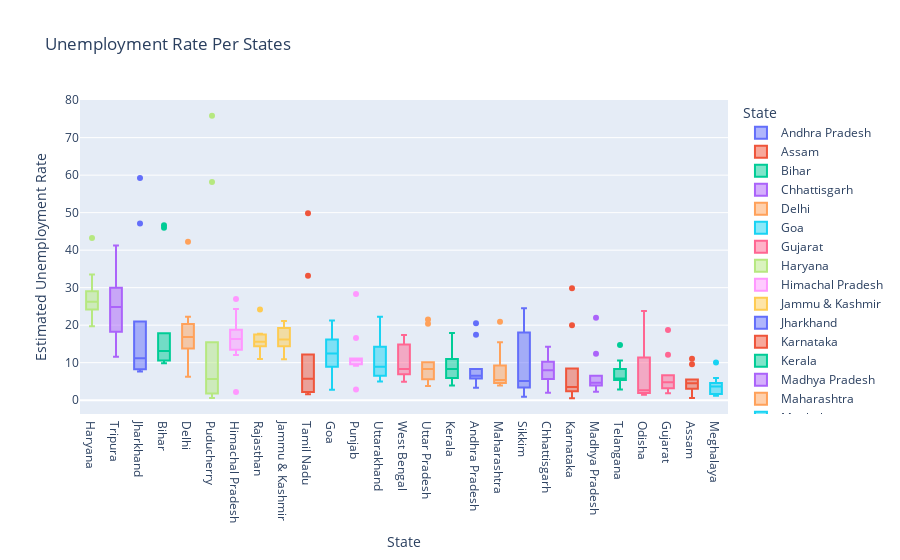

Here is the notebook cell this chart was saved with:
### Markdown cell above
# BoxPlot for Estimated unemployment by State

### Code cell
fig = px.box(df1, x='State', y='Estimated Unemployment Rate', color='State', title='Unemployment Rate Per States', template='plotly')
fig.update_layout(xaxis={'categoryorder': 'total descending'})
fig.show()

### Figure 1 — Plotly figure (JSON) as saved in the notebook; plotly's stock layout.template omitted (floating-point values rounded to 4 significant figures)
{"data": [{"alignmentgroup": "True", "hovertemplate": "State=%{x}<br>Estimated Unemployment Rate=%{y}<extra></extra>", "legendgroup": "Andhra Pradesh", "marker": {"color": "#636efa"}, "name": "Andhra Pradesh", "notched": false, "offsetgroup": "Andhra Pradesh", "orientation": "v", "showlegend": true, "type": "box", "x": ["Andhra Pradesh", "Andhra Pradesh", "Andhra Pradesh", "Andhra Pradesh", "Andhra Pradesh", "Andhra Pradesh", "Andhra Pradesh", "Andhra Pradesh", "Andhra Pradesh", "Andhra Pradesh"], "x0": " ", "xaxis": "x", "y": [5.48, 5.83, 5.79, 20.51, 17.43, 3.31, 8.34, 6.96, 6.4, 6.59], "y0": " ", "yaxis": "y"}, {"alignmentgroup": "True", "hovertemplate": "State=%{x}<br>Estimated Unemployment Rate=%{y}<extra></extra>", "legendgroup": "Assam", "marker": {"color": "#EF553B"}, "name": "Assam", "notched": false, "offsetgroup": "Assam", "orientation": "v", "showlegend": true, "type": "box", "x": ["Assam", "Assam", "Assam", "Assam", "Assam", "Assam", "Assam", "Assam", "Assam", "Assam"], "x0": " ", "xaxis": "x", "y": [4.66, 4.41, 4.77, 11.06, 9.55, 0.6, 3.77, 5.53, 1.19, 3.02], "y0": " ", "yaxis": "y"}, {"alignmentgroup": "True", "hovertemplate": "State=%{x}<br>Estimated Unemployment Rate=%{y}<extra></extra>", "legendgroup": "Bihar", "marker": {"color": "#00cc96"}, "name": "Bihar", "notched": false, "offsetgroup": "Bihar", "orientation": "v", "showlegend": true, "type": "box", "x": ["Bihar", "Bihar", "Bihar", "Bihar", "Bihar", "Bihar", "Bihar", "Bihar", "Bihar", "Bihar"], "x0": " ", "xaxis": "x", "y": [10.61, 10.29, 15.43, 46.64, 45.96, 17.82, 12.79, 13.44, 11.91, 9.82], "y0": " ", "yaxis": "y"}, {"alignmentgroup": "True", "hovertemplate": "State=%{x}<br>Estimated Unemployment Rate=%{y}<extra></extra>", "legendgroup": "Chhattisgarh", "marker": {"color": "#ab63fa"}, "name": "Chhattisgarh", "notched": false, "offsetgroup": "Chhattisgarh", "orientation": "v", "showlegend": true, "type": "box", "x": ["Chhattisgarh", "Chhattisgarh", "Chhattisgarh", "Chhattisgarh", "Chhattisgarh", "Chhattisgarh", "Chhattisgarh", "Chhattisgarh", "Chhattisgarh", "Chhattisgarh"], "x0": " ", "xaxis": "x", "y": [9.65, 8.38, 7.54, 3.41, 10.5, 14.23, 10.27, 5.63, 1.96, 6.62], "y0": " ", "yaxis": "y"}, {"alignmentgroup": "True", "hovertemplate": "State=%{x}<br>Estimated Unemployment Rate=%{y}<extra></extra>", "legendgroup": "Delhi", "marker": {"color": "#FFA15A"}, "name": "Delhi", "notched": false, "offsetgroup": "Delhi", "orientation": "v", "showlegend": true, "type": "box", "x": ["Delhi", "Delhi", "Delhi", "Delhi", "Delhi", "Delhi", "Delhi", "Delhi", "Delhi", "Delhi"], "x0": " ", "xaxis": "x", "y": [22.23, 14.84, 17.04, 16.68, 42.27, 18.19, 20.3, 13.79, 12.53, 6.27], "y0": " ", "yaxis": "y"}, {"alignmentgroup": "True", "hovertemplate": "State=%{x}<br>Estimated Unemployment Rate=%{y}<extra></extra>", "legendgroup": "Goa", "marker": {"color": "#19d3f3"}, "name": "Goa", "notched": false, "offsetgroup": "Goa", "orientation": "v", "showlegend": true, "type": "box", "x": ["Goa", "Goa", "Goa", "Goa", "Goa", "Goa", "Goa", "Goa", "Goa", "Goa"], "x0": " ", "xaxis": "x", "y": [8.89, 2.81, 5.25, 13.31, 21.25, 9.96, 17.07, 16.21, 15.38, 11.54], "y0": " ", "yaxis": "y"}, {"alignmentgroup": "True", "hovertemplate": "State=%{x}<br>Estimated Unemployment Rate=%{y}<extra></extra>", "legendgroup": "Gujarat", "marker": {"color": "#FF6692"}, "name": "Gujarat", "notched": false, "offsetgroup": "Gujarat", "orientation": "v", "showlegend": true, "type": "box", "x": ["Gujarat", "Gujarat", "Gujarat", "Gujarat", "Gujarat", "Gujarat", "Gujarat", "Gujarat", "Gujarat", "Gujarat"], "x0": " ", "xaxis": "x", "y": [5.54, 6.38, 6.66, 18.71, 12.11, 3.2, 1.84, 1.87, 3.42, 4.03], "y0": " ", "yaxis": "y"}, {"alignmentgroup": "True", "hovertemplate": "State=%{x}<br>Estimated Unemployment Rate=%{y}<extra></extra>", "legendgroup": "Haryana", "marker": {"color": "#B6E880"}, "name": "Haryana", "notched": false, "offsetgroup": "Haryana", "orientation": "v", "showlegend": true, "type": "box", "x": ["Haryana", "Haryana", "Haryana", "Haryana", "Haryana", "Haryana", "Haryana", "Haryana", "Haryana", "Haryana"], "x0": " ", "xaxis": "x", "y": [20.34, 25.77, 25.05, 43.22, 29.02, 26.7, 24.18, 33.5, 19.68, 27.31], "y0": " ", "yaxis": "y"}, {"alignmentgroup": "True", "hovertemplate": "State=%{x}<br>Estimated Unemployment Rate=%{y}<extra></extra>", "legendgroup": "Himachal Pradesh", "marker": {"color": "#FF97FF"}, "name": "Himachal Pradesh", "notched": false, "offsetgroup": "Himachal Pradesh", "orientation": "v", "showlegend": true, "type": "box", "x": ["Himachal Pradesh", "Himachal Pradesh", "Himachal Pradesh", "Himachal Pradesh", "Himachal Pradesh", "Himachal Pradesh", "Himachal Pradesh", "Himachal Pradesh", "Himachal Pradesh", "Himachal Pradesh"], "x0": " ", "xaxis": "x", "y": [16.83, 16.84, 18.76, 2.2, 26.95, 13.47, 24.31, 15.79, 12.04, 13.46], "y0": " ", "yaxis": "y"}, {"alignmentgroup": "True", "hovertemplate": "State=%{x}<br>Estimated Unemployment Rate=%{y}<extra></extra>", "legendgroup": "Jammu & Kashmir", "marker": {"color": "#FECB52"}, "name": "Jammu & Kashmir", "notched": false, "offsetgroup": "Jammu & Kashmir", "orientation": "v", "showlegend": true, "type": "box", "x": ["Jammu & Kashmir", "Jammu & Kashmir", "Jammu & Kashmir", "Jammu & Kashmir", "Jammu & Kashmir", "Jammu & Kashmir", "Jammu & Kashmir", "Jammu & Kashmir", "Jammu & Kashmir"], "x0": " ", "xaxis": "x", "y": [21.08, 20.78, 15.5, 18.74, 17.92, 10.88, 11.09, 16.17, 16.14], "y0": " ", "yaxis": "y"}, {"alignmentgroup": "True", "hovertemplate": "State=%{x}<br>Estimated Unemployment Rate=%{y}<extra></extra>", "legendgroup": "Jharkhand", "marker": {"color": "#636efa"}, "name": "Jharkhand", "notched": false, "offsetgroup": "Jharkhand", "orientation": "v", "showlegend": true, "type": "box", "x": ["Jharkhand", "Jharkhand", "Jharkhand", "Jharkhand", "Jharkhand", "Jharkhand", "Jharkhand", "Jharkhand", "Jharkhand", "Jharkhand"], "x0": " ", "xaxis": "x", "y": [10.61, 11.85, 8.23, 47.09, 59.23, 20.95, 7.63, 9.76, 8.24, 11.8], "y0": " ", "yaxis": "y"}, {"alignmentgroup": "True", "hovertemplate": "State=%{x}<br>Estimated Unemployment Rate=%{y}<extra></extra>", "legendgroup": "Karnataka", "marker": {"color": "#EF553B"}, "name": "Karnataka", "notched": false, "offsetgroup": "Karnataka", "orientation": "v", "showlegend": true, "type": "box", "x": ["Karnataka", "Karnataka", "Karnataka", "Karnataka", "Karnataka", "Karnataka", "Karnataka", "Karnataka", "Karnataka", "Karnataka"], "x0": " ", "xaxis": "x", "y": [2.86, 3.61, 3.46, 29.84, 19.97, 8.44, 4.01, 0.5, 2.41, 1.58], "y0": " ", "yaxis": "y"}, {"alignmentgroup": "True", "hovertemplate": "State=%{x}<br>Estimated Unemployment Rate=%{y}<extra></extra>", "legendgroup": "Kerala", "marker": {"color": "#00cc96"}, "name": "Kerala", "notched": false, "offsetgroup": "Kerala", "orientation": "v", "showlegend": true, "type": "box", "x": ["Kerala", "Kerala", "Kerala", "Kerala", "Kerala", "Kerala", "Kerala", "Kerala", "Kerala", "Kerala"], "x0": " ", "xaxis": "x", "y": [5.31, 7.6, 8.99, 16.99, 17.88, 9.71, 7.09, 10.98, 5.91, 3.88], "y0": " ", "yaxis": "y"}, {"alignmentgroup": "True", "hovertemplate": "State=%{x}<br>Estimated Unemployment Rate=%{y}<extra></extra>", "legendgroup": "Madhya Pradesh", "marker": {"color": "#ab63fa"}, "name": "Madhya Pradesh", "notched": false, "offsetgroup": "Madhya Pradesh", "orientation": "v", "showlegend": true, "type": "box", "x": ["Madhya Pradesh", "Madhya Pradesh", "Madhya Pradesh", "Madhya Pradesh", "Madhya Pradesh", "Madhya Pradesh", "Madhya Pradesh", "Madhya Pradesh", "Madhya Pradesh", "Madhya Pradesh"], "x0": " ", "xaxis": "x", "y": [4.11, 4.57, 2.22, 12.36, 21.98, 6.48, 5.08, 4.7, 3.91, 3.13], "y0": " ", "yaxis": "y"}, {"alignmentgroup": "True", "hovertemplate": "State=%{x}<br>Estimated Unemployment Rate=%{y}<extra></extra>", "legendgroup": "Maharashtra", "marker": {"color": "#FFA15A"}, "name": "Maharashtra", "notched": false, "offsetgroup": "Maharashtra", "orientation": "v", "showlegend": true, "type": "box", "x": ["Maharashtra", "Maharashtra", "Maharashtra", "Maharashtra", "Maharashtra", "Maharashtra", "Maharashtra", "Maharashtra", "Maharashtra", "Maharashtra"], "x0": " ", "xaxis": "x", "y": [4.95, 4.69, 5.79, 20.9, 15.46, 9.23, 3.89, 6.23, 4.55, 4.1], "y0": " ", "yaxis": "y"}, {"alignmentgroup": "True", "hovertemplate": "State=%{x}<br>Estimated Unemployment Rate=%{y}<extra></extra>", "legendgroup": "Meghalaya", "marker": {"color": "#19d3f3"}, "name": "Meghalaya", "notched": false, "offsetgroup": "Meghalaya", "orientation": "v", "showlegend": true, "type": "box", "x": ["Meghalaya", "Meghalaya", "Meghalaya", "Meghalaya", "Meghalaya", "Meghalaya", "Meghalaya", "Meghalaya", "Meghalaya", "Meghalaya"], "x0": " ", "xaxis": "x", "y": [1.66, 3.59, 1.58, 10.03, 5.92, 1.15, 2.1, 3.74, 4.29, 4.6], "y0": " ", "yaxis": "y"}, {"alignmentgroup": "True", "hovertemplate": "State=%{x}<br>Estimated Unemployment Rate=%{y}<extra></extra>", "legendgroup": "Odisha", "marker": {"color": "#FF6692"}, "name": "Odisha", "notched": false, "offsetgroup": "Odisha", "orientation": "v", "showlegend": true, "type": "box", "x": ["Odisha", "Odisha", "Odisha", "Odisha", "Odisha", "Odisha", "Odisha", "Odisha", "Odisha", "Odisha"], "x0": " ", "xaxis": "x", "y": [1.9, 3.12, 13.08, 23.76, 11.41, 3.77, 1.88, 1.42, 2.1, 2.18], "y0": " ", "yaxis": "y"}, {"alignmentgroup": "True", "hovertemplate": "State=%{x}<br>Estimated Unemployment Rate=%{y}<extra></extra>", "legendgroup": "Puducherry", "marker": {"color": "#B6E880"}, "name": "Puducherry", "notched": false, "offsetgroup": "Puducherry", "orientation": "v", "showlegend": true, "type": "box", "x": ["Puducherry", "Puducherry", "Puducherry", "Puducherry", "Puducherry", "Puducherry", "Puducherry", "Puducherry", "Puducherry", "Puducherry"], "x0": " ", "xaxis": "x", "y": [0.58, 1.76, 1.2, 75.85, 58.19, 4.24, 15.47, 5.05, 10.9, 6.18], "y0": " ", "yaxis": "y"}, {"alignmentgroup": "True", "hovertemplate": "State=%{x}<br>Estimated Unemployment Rate=%{y}<extra></extra>", "legendgroup": "Punjab", "marker": {"color": "#FF97FF"}, "name": "Punjab", "notched": false, "offsetgroup": "Punjab", "orientation": "v", "showlegend": true, "type": "box", "x": ["Punjab", "Punjab", "Punjab", "Punjab", "Punjab", "Punjab", "Punjab", "Punjab", "Punjab", "Punjab"], "x0": " ", "xaxis": "x", "y": [11.11, 10.97, 10.32, 2.86, 28.33, 16.55, 9.19, 10.99, 9.61, 9.88], "y0": " ", "yaxis": "y"}, {"alignmentgroup": "True", "hovertemplate": "State=%{x}<br>Estimated Unemployment Rate=%{y}<extra></extra>", "legendgroup": "Rajasthan", "marker": {"color": "#FECB52"}, "name": "Rajasthan", "notched": false, "offsetgroup": "Rajasthan", "orientation": "v", "showlegend": true, "type": "box", "x": ["Rajasthan", "Rajasthan", "Rajasthan", "Rajasthan", "Rajasthan", "Rajasthan", "Rajasthan", "Rajasthan", "Rajasthan", "Rajasthan"], "x0": " ", "xaxis": "x", "y": [10.97, 15.16, 11.9, 17.7, 15.74, 14.39, 15.81, 17.51, 15.35, 24.15], "y0": " ", "yaxis": "y"}, {"alignmentgroup": "True", "hovertemplate": "State=%{x}<br>Estimated Unemployment Rate=%{y}<extra></extra>", "legendgroup": "Sikkim", "marker": {"color": "#636efa"}, "name": "Sikkim", "notched": false, "offsetgroup": "Sikkim", "orientation": "v", "showlegend": true, "type": "box", "x": ["Sikkim", "Sikkim", "Sikkim", "Sikkim", "Sikkim", "Sikkim", "Sikkim", "Sikkim"], "x0": " ", "xaxis": "x", "y": [23.57, 2.28, 24.51, 4.46, 4.45, 12.49, 5.7, 0.88], "y0": " ", "yaxis": "y"}, {"alignmentgroup": "True", "hovertemplate": "State=%{x}<br>Estimated Unemployment Rate=%{y}<extra></extra>", "legendgroup": "Tamil Nadu", "marker": {"color": "#EF553B"}, "name": "Tamil Nadu", "notched": false, "offsetgroup": "Tamil Nadu", "orientation": "v", "showlegend": true, "type": "box", "x": ["Tamil Nadu", "Tamil Nadu", "Tamil Nadu", "Tamil Nadu", "Tamil Nadu", "Tamil Nadu", "Tamil Nadu", "Tamil Nadu", "Tamil Nadu", "Tamil Nadu"], "x0": " ", "xaxis": "x", "y": [1.57, 2.09, 6.4, 49.83, 33.16, 12.2, 6.81, 2.65, 5, 2.16], "y0": " ", "yaxis": "y"}, {"alignmentgroup": "True", "hovertemplate": "State=%{x}<br>Estimated Unemployment Rate=%{y}<extra></extra>", "legendgroup": "Telangana", "marker": {"color": "#00cc96"}, "name": "Telangana", "notched": false, "offsetgroup": "Telangana", "orientation": "v", "showlegend": true, "type": "box", "x": ["Telangana", "Telangana", "Telangana", "Telangana", "Telangana", "Telangana", "Telangana", "Telangana", "Telangana", "Telangana"], "x0": " ", "xaxis": "x", "y": [5.49, 8.29, 5.77, 6.25, 14.7, 10.55, 5.36, 5.79, 3.27, 2.86], "y0": " ", "yaxis": "y"}, {"alignmentgroup": "True", "hovertemplate": "State=%{x}<br>Estimated Unemployment Rate=%{y}<extra></extra>", "legendgroup": "Tripura", "marker": {"color": "#ab63fa"}, "name": "Tripura", "notched": false, "offsetgroup": "Tripura", "orientation": "v", "showlegend": true, "type": "box", "x": ["Tripura", "Tripura", "Tripura", "Tripura", "Tripura", "Tripura", "Tripura", "Tripura", "Tripura", "Tripura"], "x0": " ", "xaxis": "x", "y": [32.67, 28.4, 29.95, 41.23, 21.51, 21.71, 18.24, 27.92, 17.35, 11.57], "y0": " ", "yaxis": "y"}, {"alignmentgroup": "True", "hovertemplate": "State=%{x}<br>Estimated Unemployment Rate=%{y}<extra></extra>", "legendgroup": "Uttar Pradesh", "marker": {"color": "#FFA15A"}, "name": "Uttar Pradesh", "notched": false, "offsetgroup": "Uttar Pradesh", "orientation": "v", "showlegend": true, "type": "box", "x": ["Uttar Pradesh", "Uttar Pradesh", "Uttar Pradesh", "Uttar Pradesh", "Uttar Pradesh", "Uttar Pradesh", "Uttar Pradesh", "Uttar Pradesh", "Uttar Pradesh", "Uttar Pradesh"], "x0": " ", "xaxis": "x", "y": [7.58, 8.98, 10.11, 21.54, 20.41, 9.47, 5.56, 5.79, 4.18, 3.75], "y0": " ", "yaxis": "y"}, {"alignmentgroup": "True", "hovertemplate": "State=%{x}<br>Estimated Unemployment Rate=%{y}<extra></extra>", "legendgroup": "Uttarakhand", "marker": {"color": "#19d3f3"}, "name": "Uttarakhand", "notched": false, "offsetgroup": "Uttarakhand", "orientation": "v", "showlegend": true, "type": "box", "x": ["Uttarakhand", "Uttarakhand", "Uttarakhand", "Uttarakhand", "Uttarakhand", "Uttarakhand", "Uttarakhand", "Uttarakhand", "Uttarakhand", "Uttarakhand"], "x0": " ", "xaxis": "x", "y": [5.49, 4.99, 19.85, 6.48, 8.01, 8.61, 12.38, 14.26, 22.26, 9.23], "y0": " ", "yaxis": "y"}, {"alignmentgroup": "True", "hovertemplate": "State=%{x}<br>Estimated Unemployment Rate=%{y}<extra></extra>", "legendgroup": "West Bengal", "marker": {"color": "#FF6692"}, "name": "West Bengal", "notched": false, "offsetgroup": "West Bengal", "orientation": "v", "showlegend": true, "type": "box", "x": ["West Bengal", "West Bengal", "West Bengal", "West Bengal", "West Bengal", "West Bengal", "West Bengal", "West Bengal", "West Bengal", "West Bengal"], "x0": " ", "xaxis": "x", "y": [6.94, 4.92, 6.92, 17.41, 17.41, 7.29, 6.83, 14.87, 9.35, 9.98], "y0": " ", "yaxis": "y"}], "layout": {"boxmode": "overlay", "legend": {"title": {"text": "State"}, "tracegroupgap": 0}, "title": {"text": "Unemployment Rate Per States"}, "xaxis": {"anchor": "y", "categoryarray": ["Andhra Pradesh", "Assam", "Bihar", "Chhattisgarh", "Delhi", "Goa", "Gujarat", "Haryana", "Himachal Pradesh", "Jammu & Kashmir", "Jharkhand", "Karnataka", "Kerala", "Madhya Pradesh", "Maharashtra", "Meghalaya", "Odisha", "Puducherry", "Punjab", "Rajasthan", "Sikkim", "Tamil Nadu", "Telangana", "Tripura", "Uttar Pradesh", "Uttarakhand", "West Bengal"], "categoryorder": "total descending", "domain": [0, 1], "title": {"text": "State"}}, "yaxis": {"anchor": "x", "domain": [0, 1], "title": {"text": "Estimated Unemployment Rate"}}}}
